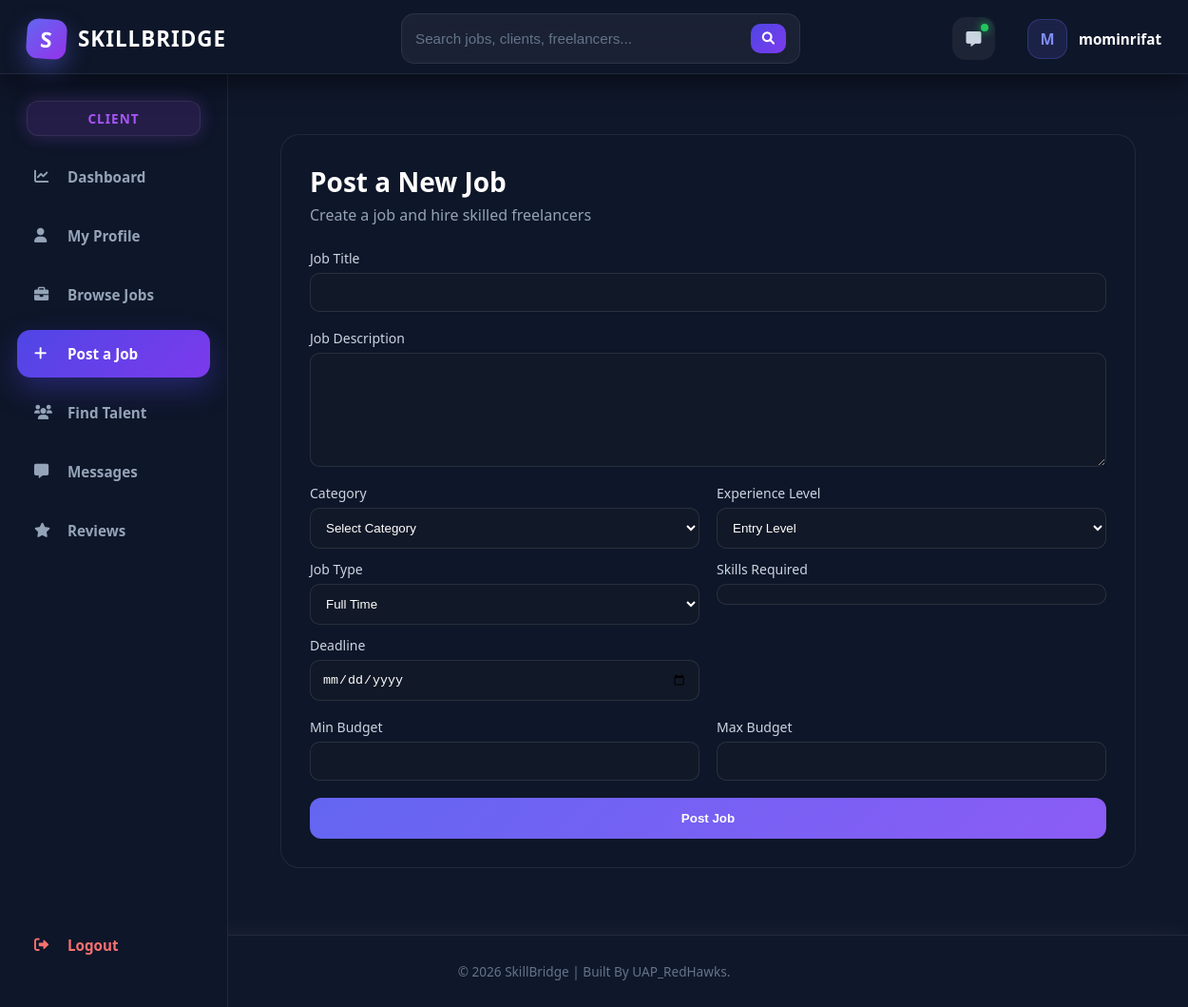
The page /jobs/post-job/ (signed in) on the database as committed earlier.
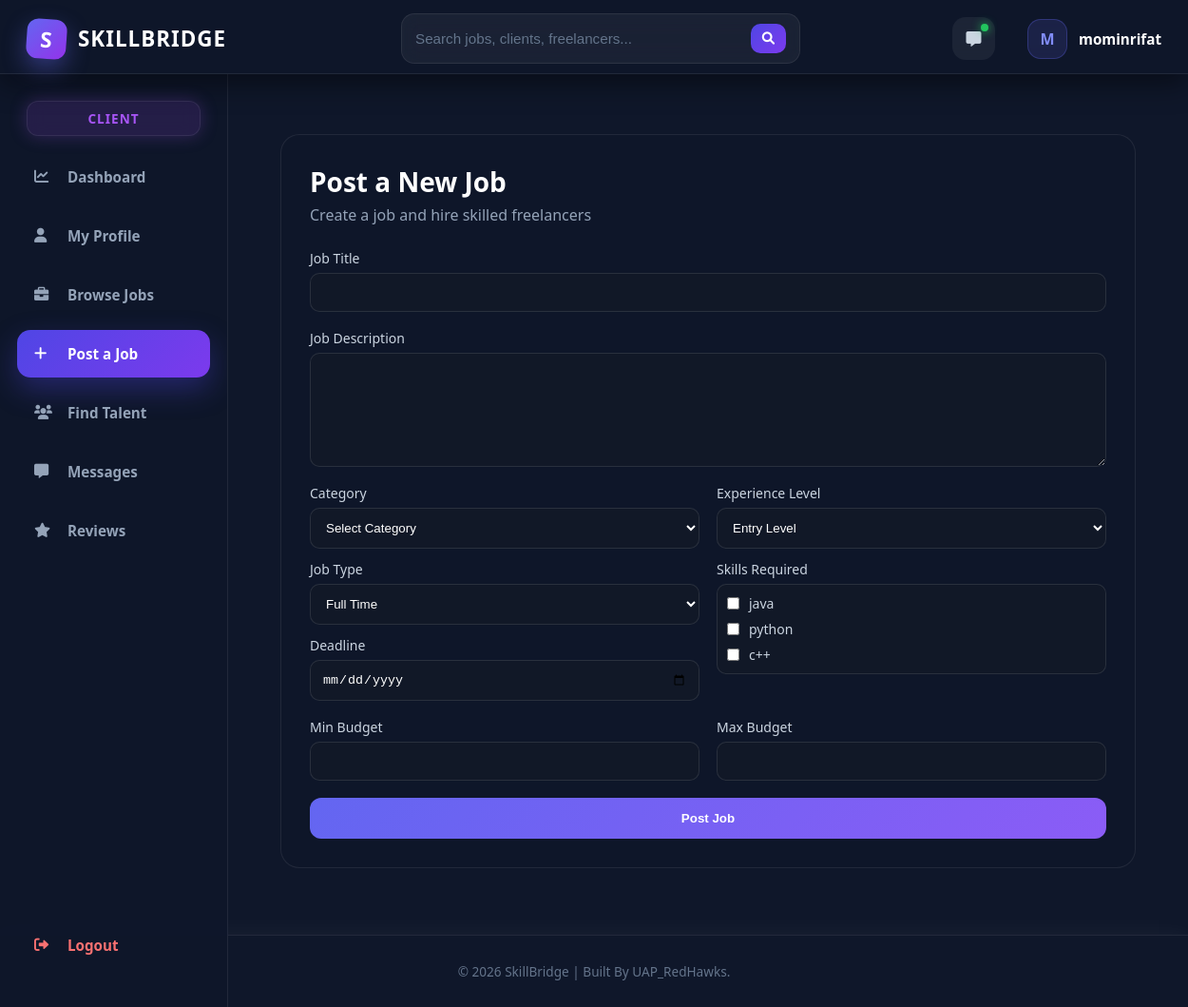
The same page on the database as committed later.
### jobs/models.py (models this page shows, shortened)
class Skill(models.Model):
    name = models.CharField(max_length=100)

### jobs/views.py (the view, shortened to what this page needs)
# urls.py: path('post-job/', views.post_job, name='post_job'),
@login_required
def post_job(request):
    categories = JobCategory.objects.all()
    skills = Skill.objects.all()
    context = {
        'categories': categories,
        'skills': skills,
    }
    return render(request, 'jobs/post_job.html', context)

### templates/jobs/post_job.html (shortened to what this page needs)
{% extends 'core/base.html' %}
{% load static %}
{% block extra_css %}
<link rel="stylesheet" href="{% static 'css/jobs/post_job.css' %}">
{% endblock %}
{% block content %}
<div class="post-job-wrapper">
    <div class="post-job-card">
        <div class="header">
            <h2>Post a New Job</h2>
            <p>Create a job and hire skilled freelancers</p>
        </div>
        <form method="POST" class="job-form">
            <div class="box">
                <label>Job Title</label>
                <input type="text" name="title" required>
            </div>
            <div class="box">
                <label>Job Description</label>
                <textarea name="description" required></textarea>
            </div>
            <div class="grid">
                <div class="left">
                    <div class="box">
                        <label>Category</label>
                        <select name="category" required>
                            <option value="">Select Category</option>
                        </select>
                    </div>
                    <div class="box">
                        <label>Job Type</label>
                        <select name="job_type" required>
                            <option value="full_time">Full Time</option>
                        </select>
                    </div>
                    <div class="box">
                        <label>Deadline</label>
                        <input type="date" name="deadline">
                    </div>
                </div>
                <div class="right">
                    <div class="box">
                        <label>Experience Level</label>
                        <select name="experience_level" required>
                            <option value="entry">Entry Level</option>
                        </select>
                    </div>
                    <div class="box skills">
                        <label>Skills Required</label>
                        <div class="skill-list">
                            {% for skill in skills %}
                            <label class="skill-item">
                                <input type="checkbox" name="skills" value="{{ skill.id }}">
                                <span>{{ skill.name }}</span>
                            </label>
                            {% endfor %}
                        </div>
                    </div>
                </div>
            </div>
            <div class="budget">
                <div class="box">
                    <label>Min Budget</label>
                    <input type="number" name="budget_min">
                </div>
                <div class="box">
                    <label>Max Budget</label>
                    <input type="number" name="budget_max">
                </div>
            </div>
            <button type="submit" class="btn">Post Job</button>
        </form>
    </div>
</div>
{% endblock %}

Rows that differ between the two databases and show on the page:
added Skill: name "java"
added Skill: name "python"
added Skill: name "c++"
